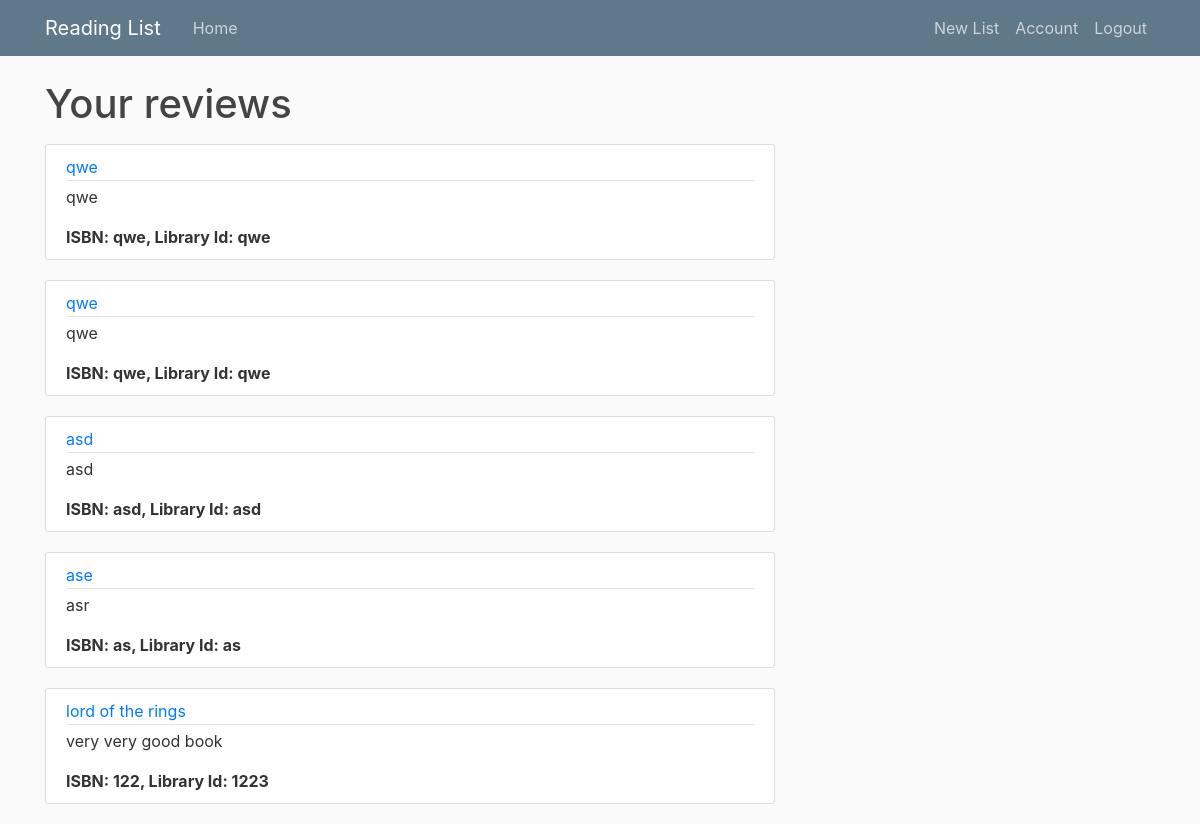
Screenshot of / (signed in) with the database file from the repository.
### bookreview/models.py (models this page shows, shortened)
class Readinglist(db.Model):
    id = db.Column(db.Integer, primary_key=True)
    bookname = db.Column(db.String(100), nullable=False)
    review = db.Column(db.String(200), nullable=False)
    isbn = db.Column(db.Integer, nullable=False)
    libid = db.Column(db.String(200), nullable=False)
    user_id = db.Column(db.Integer, db.ForeignKey('user.id'), nullable=False)

### bookreview/readinglist/routes.py (the view)
@readinglist.route('/list')
@readinglist.route('/')
@login_required
def home():
    user = User.query.filter_by(id=current_user.id).first_or_404()
    readinglist = Readinglist.query.filter_by(author=user).all()
    return render_template("books.html", readinglist=readinglist, title = "Bookhead")

### bookreview/models.py (called while the page is built)
@login_manager.user_loader
def load_user(user_id):
    return User.query.get(int(user_id))

### bookreview/templates/books.html
{% extends "layout.html" %}
{% block content %}
    <h1 class="mb-3">Your reviews</h1>
    {% for alist in readinglist %}
        <article class="media content-section">
          <div class="media-body">
            <div class="article-metadata">
              <a class="mr-2" href="{{ url_for('readinglist.alist', list_id=alist.id) }}">{{ alist.bookname }}</a>
            </div>
            <p> <a class="mr-2">{{ alist.review }}</a></p>
            <b> ISBN: {{ alist.isbn }}, Library Id: {{ alist.libid }}</b>
          </div>
        </article>
    {% endfor %}
{% endblock content %}

### bookreview/templates/layout.html (shortened to what this page needs)
<!DOCTYPE html>
<html>
<head>
    <link rel="stylesheet" href="https://maxcdn.bootstrapcdn.com/bootstrap/4.0.0/css/bootstrap.min.css">
    <link rel="stylesheet" type="text/css" href="{{ url_for('static', filename='main.css') }}">
</head>
<body>
    <header class="site-header">
      <nav class="navbar navbar-expand-md navbar-dark bg-steel fixed-top">
        <div class="container">
          <a class="navbar-brand mr-4" href="{{ url_for('readinglist.home',user_id=current_user.id) }}">Reading List</a>
          <div class="collapse navbar-collapse" id="navbarToggle">
            <div class="navbar-nav mr-auto">
              <a class="nav-item nav-link" href="{{ url_for('readinglist.home',user_id=current_user.id) }}">Home</a>
            </div>
            <div class="navbar-nav">
              {% if current_user.is_authenticated %}
                <a class="nav-item nav-link" href="{{ url_for('readinglist.new_list') }}">New List</a>
                <a class="nav-item nav-link" href="{{ url_for('users.account') }}">Account</a>
                <a class="nav-item nav-link" href="{{ url_for('users.logout') }}">Logout</a>
              {% else %}
                <a class="nav-item nav-link" href="{{ url_for('users.login') }}">Login</a>
                <a class="nav-item nav-link" href="{{ url_for('users.register') }}">Register</a>
              {% endif %}
            </div>
          </div>
        </div>
      </nav>
    </header>
    <main role="main" class="container">
      <div class="row">
        <div class="col-md-8">
          {% block content %}{% endblock %}
        </div>
      </div>
    </main>
</body>
</html>

### bookreview/static/main.css (style rules this page uses)
body { background: #fafafa; color: #333333; margin-top: 5rem; }
h1, h2, h3, h4, h5, h6 { color: #444444; }
.bg-steel { background-color: #5f788a; }
.site-header .navbar-nav .nav-link { color: #cbd5db; }
.content-section { background: #ffffff; padding: 10px 20px; border: 1px solid #dddddd; border-radius: 3px; margin-bottom: 20px; }
.article-metadata { padding-bottom: 1px; margin-bottom: 4px; border-bottom: 1px solid #e3e3e3 }

### rows the page displays
Readinglist: bookname "qwe", review "qwe", isbn "qwe", libid "qwe"
Readinglist: bookname "qwe", review "qwe", isbn "qwe", libid "qwe"
Readinglist: bookname "asd", review "asd", isbn "asd", libid "asd"
Readinglist: bookname "ase", review "asr", isbn "as", libid "as"
Readinglist: bookname "lord of the rings", review "very very good book", isbn "122", libid "1223"
